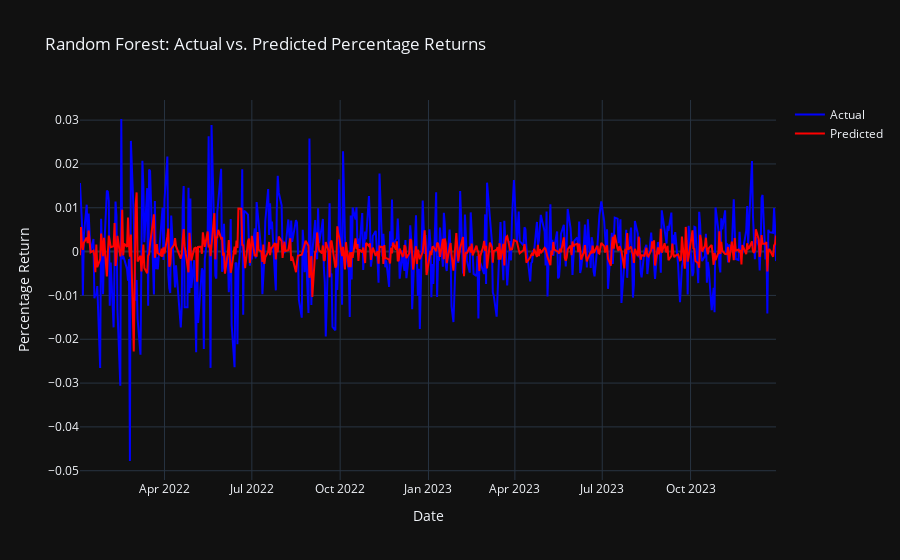
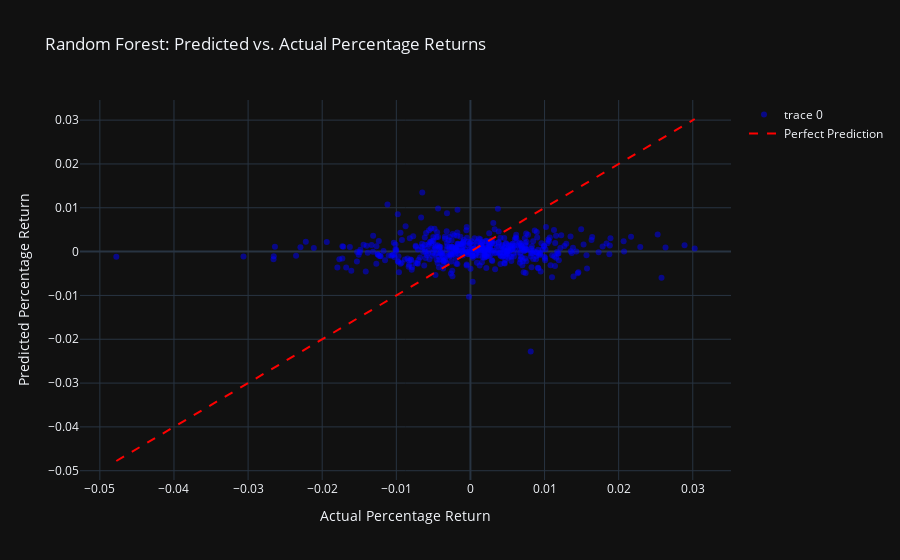
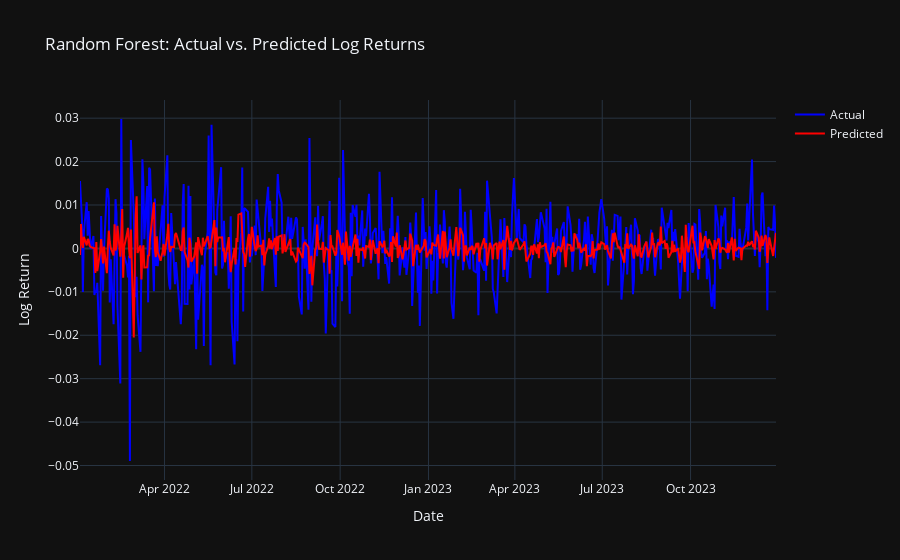
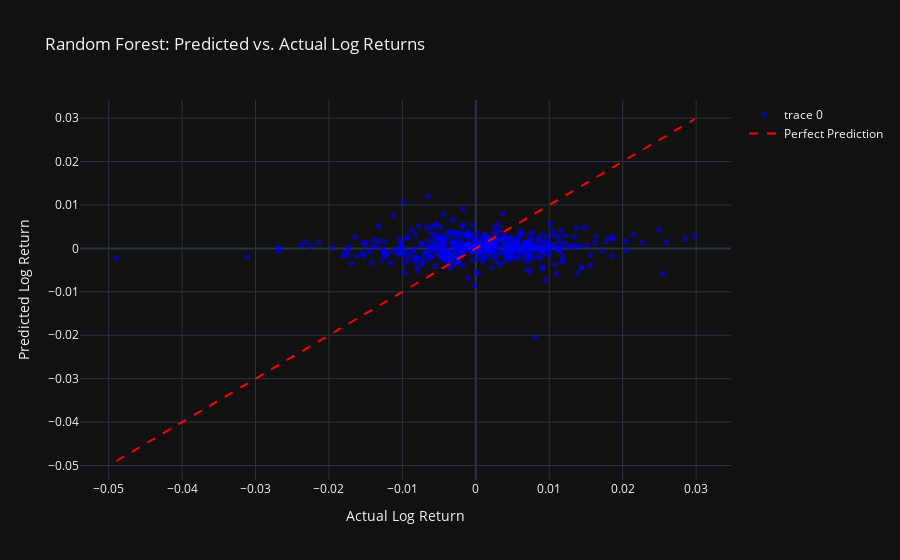

The cell these charts' notebook holds for them, in order:
### Code cell
# Random Forest Model for Returns Prediction
from sklearn.ensemble import RandomForestRegressor

print("===== Random Forest Model =====")

# For percentage returns
rf_pct = RandomForestRegressor(n_estimators=100, random_state=42)
rf_pct.fit(X_train_pct, y_train_pct)
y_pred_pct = rf_pct.predict(X_test_pct)

# Evaluate model performance
mse_pct, mae_pct, r2_pct, dir_acc_pct = evaluate_model(y_test_pct, y_pred_pct, 'Random_Forest', 'Percentage')

# Plot results
plot_returns(y_test_pct, y_pred_pct, 'Random Forest', 'Percentage')

# For log returns
rf_log = RandomForestRegressor(n_estimators=100, random_state=42)
rf_log.fit(X_train_log, y_train_log)
y_pred_log = rf_log.predict(X_test_log)

# Evaluate model performance
mse_log, mae_log, r2_log, dir_acc_log = evaluate_model(y_test_log, y_pred_log, 'Random_Forest', 'Log')

# Plot results
plot_returns(y_test_log, y_pred_log, 'Random Forest', 'Log')

### Figure 1 — Plotly figure (JSON) as saved in the notebook; plotly's stock layout.template omitted (floating-point values rounded to 4 significant figures; data arrays with more than 128 entries replaced by an {"elided": "..."} marker saying what was removed)
{"data": [{"line": {"color": "blue", "width": 2}, "mode": "lines", "name": "Actual", "type": "scatter", "x": {"elided": "493 str values"}, "y": {"elided": "493 float values"}}, {"line": {"color": "red", "width": 2}, "mode": "lines", "name": "Predicted", "type": "scatter", "x": {"elided": "493 str values"}, "y": {"elided": "493 float values"}}], "layout": {"title": {"text": "Random Forest: Actual vs. Predicted Percentage Returns"}, "xaxis": {"title": {"text": "Date"}}, "yaxis": {"title": {"text": "Percentage Return"}}}}

### Figure 2 — Plotly figure (JSON) as saved in the notebook; plotly's stock layout.template omitted (floating-point values rounded to 4 significant figures; data arrays with more than 128 entries replaced by an {"elided": "..."} marker saying what was removed)
{"data": [{"marker": {"color": "blue", "opacity": 0.5}, "mode": "markers", "type": "scatter", "x": {"elided": "493 float values"}, "y": {"elided": "493 float values"}}, {"line": {"color": "red", "dash": "dash"}, "mode": "lines", "name": "Perfect Prediction", "type": "scatter", "x": [-0.04778, 0.03026], "y": [-0.04778, 0.03026]}], "layout": {"title": {"text": "Random Forest: Predicted vs. Actual Percentage Returns"}, "xaxis": {"title": {"text": "Actual Percentage Return"}}, "yaxis": {"title": {"text": "Predicted Percentage Return"}}}}

### Figure 3 — Plotly figure (JSON) as saved in the notebook; plotly's stock layout.template omitted (floating-point values rounded to 4 significant figures; data arrays with more than 128 entries replaced by an {"elided": "..."} marker saying what was removed)
{"data": [{"line": {"color": "blue", "width": 2}, "mode": "lines", "name": "Actual", "type": "scatter", "x": {"elided": "493 str values"}, "y": {"elided": "493 float values"}}, {"line": {"color": "red", "width": 2}, "mode": "lines", "name": "Predicted", "type": "scatter", "x": {"elided": "493 str values"}, "y": {"elided": "493 float values"}}], "layout": {"title": {"text": "Random Forest: Actual vs. Predicted Log Returns"}, "xaxis": {"title": {"text": "Date"}}, "yaxis": {"title": {"text": "Log Return"}}}}

### Figure 4 — Plotly figure (JSON) as saved in the notebook; plotly's stock layout.template omitted (floating-point values rounded to 4 significant figures; data arrays with more than 128 entries replaced by an {"elided": "..."} marker saying what was removed)
{"data": [{"marker": {"color": "blue", "opacity": 0.5}, "mode": "markers", "type": "scatter", "x": {"elided": "493 float values"}, "y": {"elided": "493 float values"}}, {"line": {"color": "red", "dash": "dash"}, "mode": "lines", "name": "Perfect Prediction", "type": "scatter", "x": [-0.04896, 0.02981], "y": [-0.04896, 0.02981]}], "layout": {"title": {"text": "Random Forest: Predicted vs. Actual Log Returns"}, "xaxis": {"title": {"text": "Actual Log Return"}}, "yaxis": {"title": {"text": "Predicted Log Return"}}}}
